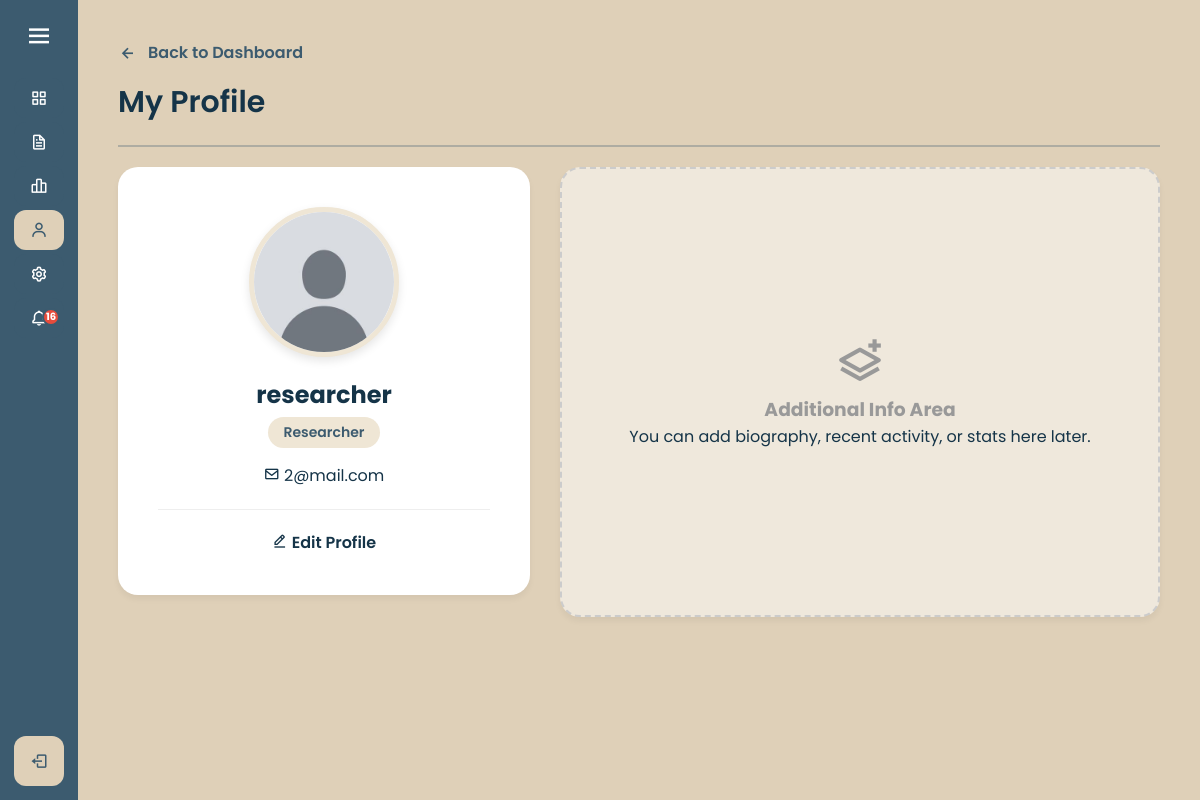
Page /profile.php (signed in) on the earlier database version.
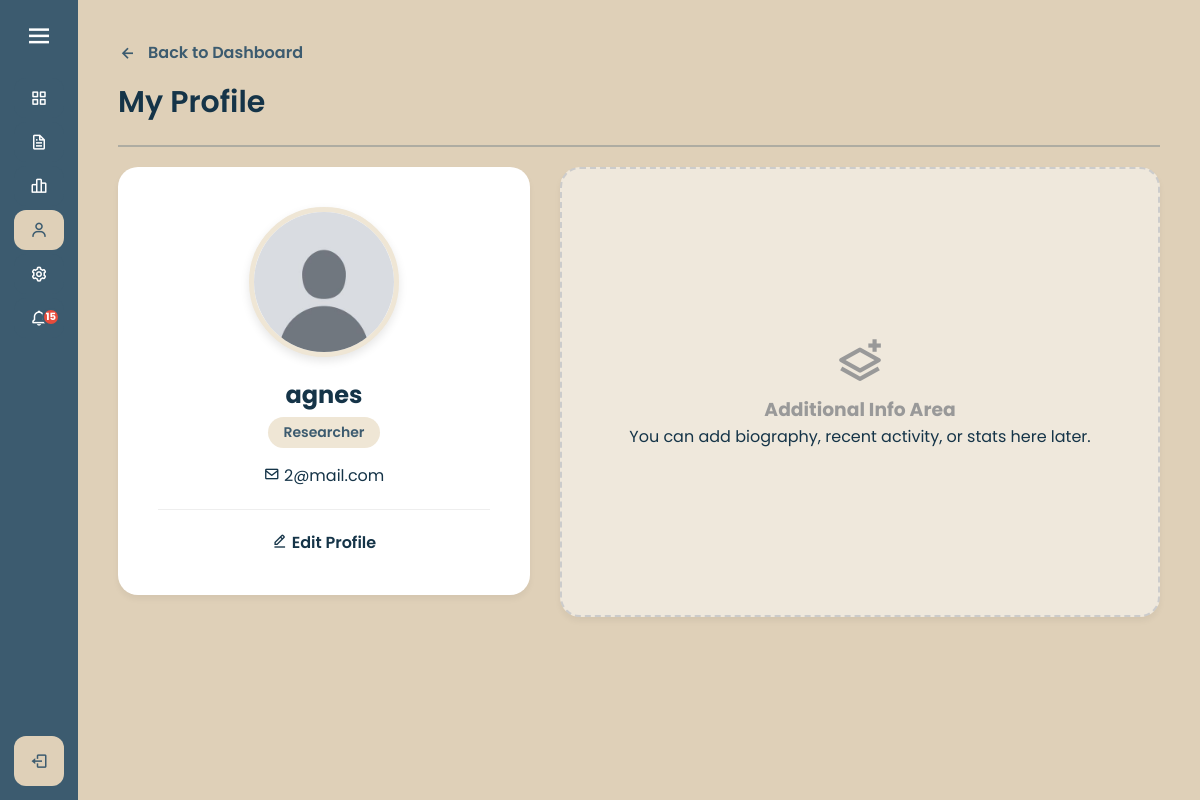
Same page on the later database version.
### tables this page shows
CREATE TABLE `users` (
  `id` int(10) UNSIGNED NOT NULL,
  `name` varchar(255) NOT NULL,
  `email` varchar(255) NOT NULL,
  `password` varchar(255) NOT NULL,
  `role` enum('researcher','reviewer','hod','admin') NOT NULL,
  `notify_email` tinyint(1) DEFAULT 1,
  `notify_system` tinyint(1) DEFAULT 1,
  `profile_pic` varchar(255) DEFAULT 'default.png',
  `avatar` enum('default','male','female') DEFAULT 'default',
  `notify_new_assign` tinyint(1) DEFAULT 1,
  `notify_appeals` tinyint(1) DEFAULT 1,
  `notify_hod_approve` tinyint(1) DEFAULT 1,
  `notify_hod_reject` tinyint(1) DEFAULT 1,
  `status` enum('PENDING','APPROVED','REJECTED') DEFAULT 'PENDING'
);

### profile.php (the view, shortened to what this page needs)
<?php
require 'config.php';
$email = $_SESSION['email'];
$stmt = $conn->prepare("SELECT * FROM users WHERE email = ?");
$stmt->bind_param("s", $email);
$stmt->execute();
$user = $stmt->get_result()->fetch_assoc();
$avatar_file = !empty($user['profile_pic']) ? "images/" . $user['profile_pic'] : "images/default.png";
?>
<!DOCTYPE html>
<html lang="en">
<head>
    <link rel="stylesheet" href="styling/style.css">
    <link href="https://unpkg.com/boxicons@2.1.4/css/boxicons.min.css" rel="stylesheet">
</head>
<body>
    <?php include 'sidebar.php'; ?>
    <section class="home-section">
        <a href="<?= $dashboardLink ?>" class="btn-back" style="display: inline-flex; align-items: center; text-decoration: none; color: #3C5B6F; font-weight: 600; margin-bottom: 15px;">
            <i class='bx bx-left-arrow-alt' style="font-size: 20px; margin-right: 5px;"></i>
            Back to Dashboard
        </a>
        <div class="welcome-text">My Profile</div>
        <hr style="border: 1px solid #3C5B6F; opacity: 0.3; margin: 20px 0;">
        <div class="profile-container">
            <div class="form-box profile-card">
                <div class="profile-avatar" style="padding: 0; overflow: hidden; background: white; border: 5px solid #EFE6D5;">
                    <img src="<?= $avatar_file ?>" alt="Profile" style="width: 100%; height: 100%; object-fit: cover;">
                </div>
                <h2 class="profile-name"><?= htmlspecialchars($user['name']) ?></h2>
                <div class="profile-role-badge">
                    <?= ucfirst($user['role']) ?>
                </div>
                <p class="profile-email">
                    <i class='bx bx-envelope'></i> <?= htmlspecialchars($user['email']) ?>
                </p>
                <div class="profile-actions">
                    <a href="settings.php?view=profile" style="color: #153448; text-decoration: none; font-weight: 600; font-size: 16px;">
                        <i class='bx bx-edit-alt'></i> Edit Profile
                    </a>
                </div>
            </div>
            <div class="form-box placeholder-area">
                <div class="placeholder-content">
                    <i class='bx bx-layer-plus'></i>
                    <h3>Additional Info Area</h3>
                    <p>You can add biography, recent activity, or stats here later.</p>
                </div>
            </div>
        </div>
    </section>
</body>
</html>

### sidebar.php (shortened to what this page needs)
<?php
require_once 'config.php';
$current = basename($_SERVER['PHP_SELF']);
$dashboardLink = 'index.php';
if (isset($_SESSION['role'])) {
    switch ($_SESSION['role']) {
        case 'researcher': $dashboardLink = 'researcher_dashboard.php'; break;
    }
}
$unread_count = 0;
if (isset($_SESSION['email']) && isset($conn)) {
    $n_stmt = $conn->prepare("SELECT COUNT(*) as count FROM notifications WHERE user_email = ? AND is_read = 0");
    $n_stmt->bind_param("s", $_SESSION['email']);
    $n_stmt->execute();
    $unread_count = (int)($n_stmt->get_result()->fetch_assoc()['count'] ?? 0);
}
?>
<div class="sidebar" id="sidebar">
    <div class="logo-details">
        <i class='bx bx-menu' id="btn" onclick="toggleSidebar()"></i>
    </div>
    <ul class="nav-list">
        <li>
            <a href="<?= $dashboardLink ?>" class="<?= $current == basename($dashboardLink) ? 'active' : '' ?>">
                <i class='bx bx-grid-alt'></i>
            </a>
        </li>
        <?php if (isset($_SESSION['role']) && $_SESSION['role'] == 'researcher'): ?>
            <li>
                <a href="researcher_page.php" class="<?= $current == 'researcher_page.php' ? 'active' : '' ?>">
                    <i class='bx bx-file'></i>
                </a>
            </li>
            <li>
                <a href="researcher_analytics.php" class="<?= $current == 'researcher_analytics.php' ? 'active' : '' ?>">
                    <i class='bx bx-bar-chart-alt-2'></i>
                </a>
            </li>
        <?php endif; ?>
        <li>
            <a href="profile.php" class="<?= $current == 'profile.php' ? 'active' : '' ?>">
                <i class='bx bx-user'></i>
            </a>
        </li>
        <li>
            <a href="settings.php" class="<?= $current == 'settings.php' ? 'active' : '' ?>">
                <i class='bx bx-cog'></i>
            </a>
        </li>
        <li>
            <a href="notifications.php" class="<?= $current == 'notifications.php' ? 'active' : '' ?>" style="position: relative;">
                <i class='bx bx-bell'></i>
                <?php if ($unread_count > 0): ?>
                    <span class="notif-badge"><?= $unread_count ?></span>
                <?php endif; ?>
            </a>
        </li>
        <li class="profile">
            <a href="logout.php">
                <i class='bx bx-log-out' id="log_out"></i>
            </a>
        </li>
    </ul>
</div>

Differences in the rows shown:
changed users "2@mail.com": name "researcher" → "agnes"
Other differences:
$unread_count: "16" → "15"
